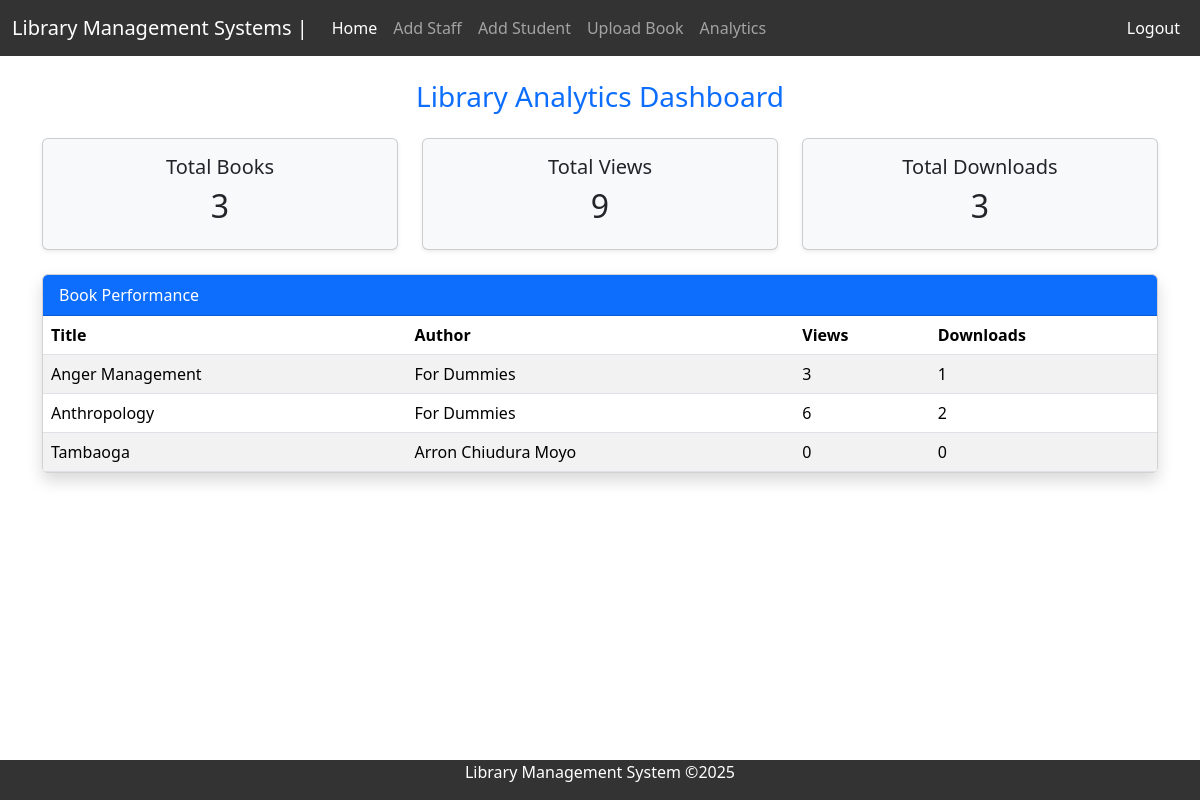
Screenshot of /staff/analytics/ (signed in) with the database file from the repository.
### staff_dash/models.py (models this page shows, shortened)
class Book(models.Model):
    title = models.CharField(max_length=200)
    author = models.CharField(max_length=200)
    genre = models.CharField(max_length=100, blank=True)
    publisher = models.CharField(max_length=200, blank=True,null=True)
    year = models.IntegerField(blank=True, null=True)
    description = models.TextField(blank=True, null=True)
    cover_image = models.ImageField(upload_to='book_covers/', blank=True, null=True)
    pdf_file = models.FileField(upload_to='books/pdfs/', blank=True, null=True)
    docx_file = models.FileField(upload_to='books/docs/', blank=True, null=True)
    file = models.FileField(upload_to='books/', blank=True, null=True)
    is_digital = models.BooleanField(default=True)
    quantity_available = models.PositiveIntegerField(default=0)
    views = models.PositiveIntegerField(default=0)
    downloads = models.PositiveIntegerField(default=0)

### staff_dash/views.py (the view)
# urls.py: path('analytics/', views.analytics_dashboard, name='analytics_dashboard'),
@login_required
def analytics_dashboard(request):
    books = Book.objects.all()
    total_views = sum(b.views for b in books)
    total_downloads = sum(b.downloads for b in books)
    total_books = books.count()
    return render(request, 'staff_dash/analytics_dashboard.html', {
        'books': books,
        'total_views': total_views,
        'total_downloads': total_downloads,
        'total_books': total_books,
    })

### templates/staff_dash/analytics_dashboard.html
{% extends 'staff_dash/base.html' %}
{% block content %}
<div class="container py-4">
    <h3 class="text-center text-primary mb-4">Library Analytics Dashboard</h3>
    <div class="row text-center mb-4">
        <div class="col-md-4">
            <div class="card shadow-sm p-3 bg-light">
                <h5>Total Books</h5>
                <h2>{{ total_books }}</h2>
            </div>
        </div>
        <div class="col-md-4">
            <div class="card shadow-sm p-3 bg-light">
                <h5>Total Views</h5>
                <h2>{{ total_views }}</h2>
            </div>
        </div>
        <div class="col-md-4">
            <div class="card shadow-sm p-3 bg-light">
                <h5>Total Downloads</h5>
                <h2>{{ total_downloads }}</h2>
            </div>
        </div>
    </div>
    <div class="card shadow">
        <div class="card-header bg-primary text-white">Book Performance</div>
        <table class="table table-striped mb-0">
            <thead>
                <tr>
                    <th>Title</th>
                    <th>Author</th>
                    <th>Views</th>
                    <th>Downloads</th>
                </tr>
            </thead>
            <tbody>
                {% for book in books %}
                <tr>
                    <td>{{ book.title }}</td>
                    <td>{{ book.author }}</td>
                    <td>{{ book.views }}</td>
                    <td>{{ book.downloads }}</td>
                </tr>
                {% endfor %}
            </tbody>
        </table>
    </div>
</div>
{% endblock %}

### rows the page displays
Book: title "Anger Management", author "For Dummies", views "3", downloads "1"
Book: title "Anthropology", author "For Dummies", views "6", downloads "2"
Book: title "Tambaoga", author "Arron Chiudura Moyo", views "0", downloads "0"

### other values shown
{{ total_books }} "3"
{{ total_views }} "9"
{{ total_downloads }} "3"
